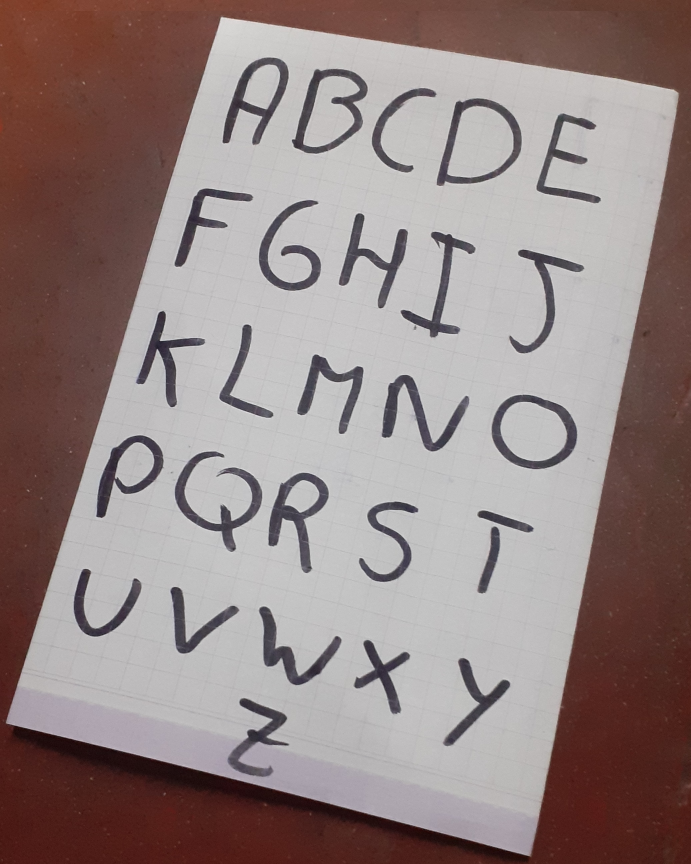
#> input picture examen2/Pruebas/Enderezar Imagen/a (2).jpg, 2072 x 2592 px (shown at 1/3 size)
$ python enderezar_imagen.py
#> lines starting #> are read from the running program, lines starting #| are printed output that depends on the picture
import cv2 as cv
from matplotlib import pyplot as plt
import numpy as np
import math as mt
"""
def oper(img,M,hei,wei):
    X=[0,0]
    h,w,c=img.shape
    img_out=np.zeros((hei,wei,c),np.uint8)
    iden=np.array([[M[1][1],M[1][0]],[M[0][1],M[0][0]]])
    B=np.array([[M[1][2]],[M[0][2]]])
    for i in range(hei):
        for j in range(wei):
            vector=np.array([[i],[j]])
            Y=vector-B
            X=cv.solve(iden,Y)
            x=int(X[1][0][0])
            y=int(X[1][1][0])
            if(x<img_out.shape[0] and x>=0):
                if(y<img_out.shape[1] and y>=0):
                    img_out[i][j]=img[x][y]
    return img_out
"""
"""
def oper(img,M,hei,wei):
    X=[0,0]
    h,w,c=img.shape
    img_out=img.copy()
    iden=np.array([[M[1][1],M[1][0]],[M[0][1],M[0][0]]])
    B=np.array([[M[1][2]],[M[0][2]]])
    for i in range(hei):
        for j in range(wei-i):
            vector=np.array([[i],[j]])
            Y=vector-B
            X=cv.solve(iden,Y)
            x=int(X[1][0][0])
            y=int(X[1][1][0])
            if(x<img_out.shape[0] and x>=0):
                if(y<img_out.shape[1] and y>=0):
                    img_out[i][j]=img[x][y]

    return img_out
img = cv.imread('a (5).jpg')
rows,cols,ch = img.shape
img =cv.resize(img,(cols,cols))
print(rows,cols)
# [11 lines of commented-out code are left out]
pts1 = np.float32([[403,100],[1750,41],[30,2120]])
pts2 = np.float32([[0,0],[1750,41],[0,2200]])


# [4 lines of commented-out code are left out]

M = cv.getAffineTransform(pts1,pts2)
dst = cv.warpAffine(img,M,(cols,rows))
#dst2 = oper(img,M,rows,cols)

plt.subplot(131),plt.imshow(img),plt.title('Input')
plt.plot(pts1[:,0],pts1[:,1],'o',markersize=5)
plt.subplot(132),plt.imshow(dst),plt.title('open')
plt.plot(pts2[:,0],pts2[:,1],'o',markersize=5)


pts1 = np.float32([[0,0],[1750,41],[2200,2000]])
pts2 = np.float32([[0,0],[2170,0],[2200,2000]])
M = cv.getAffineTransform(pts1,pts2)
dst = cv.warpAffine(dst,M,(cols,rows))


plt.subplot(133),plt.imshow(dst),plt.title('pro')
plt.plot(pts2[:,0],pts2[:,1],'o',markersize=5)
cv.imwrite("3.jpg",dst)
plt.show()
"""


img = cv.imread('a (2).jpg')
#> img is the input picture: shape (2592, 2072, 3); mean B, G, R 131, 132.6, 147.9
rows,cols,ch = img.shape
#> rows = 2592; cols = 2072; ch = 3
print(rows,cols)
#| 2592 2072
# a(5)
##pts1 = np.float32([[417,100],[1750,41],[29,1968],[2174,1967]])
##pts2 = np.float32([[0,0],[2200,0],[0,2040],[2200,2040]])
pts1 = np.float32([[662,48],[2036,274],[1592,2569],[15,2168]])
pts2 = np.float32([[0,0],[cols,0],[cols,rows],[0,rows]])

M = cv.getPerspectiveTransform(pts1,pts2)
print(M.astype(int))
#| [[    1     0 -1045]
#|  [    0     1    84]
#|  [    0     0     1]]
dst = cv.warpPerspective(img,M,(cols,rows))
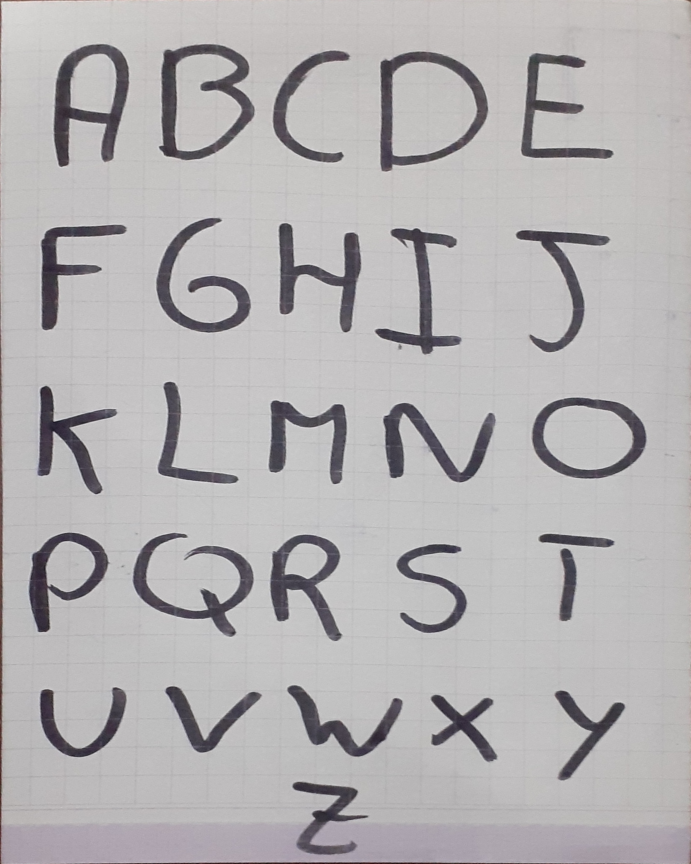
#> dst: shape (2592, 2072, 3) (shown at 1/3 size); mean B, G, R 178.7, 177.3, 179.6

plt.subplot(121),plt.imshow(img),plt.title('Input')
plt.plot(pts1[:,0],pts1[:,1],'o',markersize=5)
plt.subplot(122),plt.imshow(dst),plt.title('Output')
plt.plot(pts2[:,0],pts2[:,1],'o',markersize=5)
plt.show()
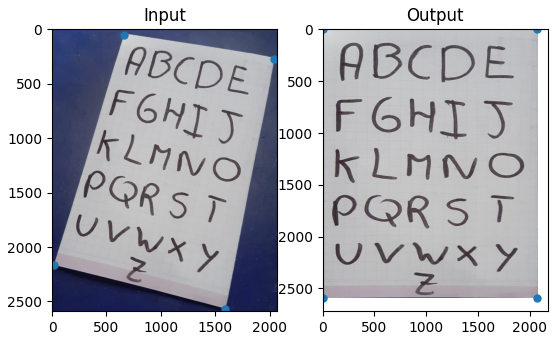
#> figure drawn by matplotlib, 2 panels; B, G, R data is drawn as R, G, B
cv.imshow("o",cv.resize(dst,(600,600)))
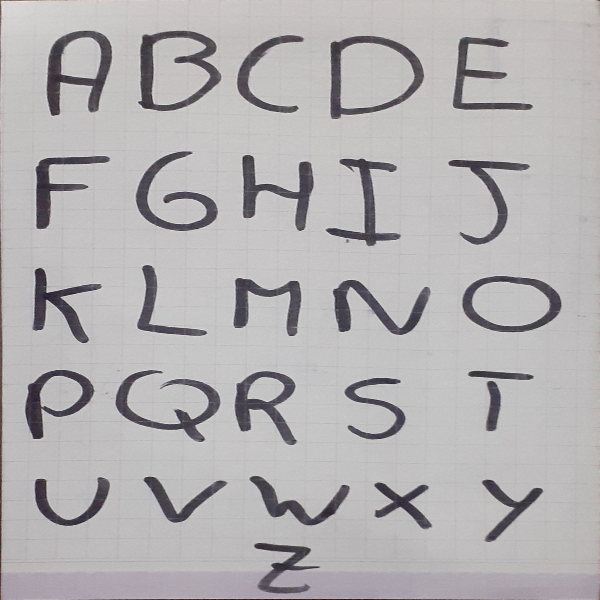
#> window 'o': shape (600, 600, 3); mean B, G, R 178.6, 177.2, 179.5
